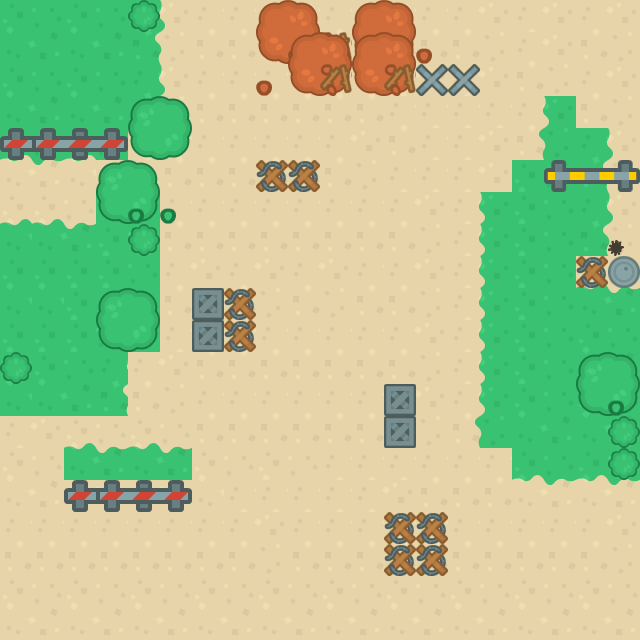

Below is a game level as drawn by its tile map, then a one-line description and the .tmx file that defines it, in full:
An orthogonal 20x20 tile map with 32x32 px tiles, 2 tile layers (ground, terrain) and 78 objects.

<map version="1.0" tiledversion="1.0.3" orientation="orthogonal" renderorder="right-up" width="20" height="20" tilewidth="32" tileheight="32" nextobjectid="133">
 <tileset firstgid="1" source="tanks.tsx" />
 <layer name="ground" width="20" height="20">
  <data encoding="csv">
0,0,0,0,0,0,0,0,0,0,0,0,0,0,0,0,0,0,0,0,
31,0,31,0,32,0,37,37,37,37,37,37,37,37,37,0,37,0,37,0,
0,0,0,0,0,0,0,0,0,0,0,0,0,0,0,0,37,0,0,0,
31,0,31,0,32,0,37,37,37,37,37,37,37,0,37,0,0,0,37,0,
0,0,0,0,0,0,0,0,0,0,0,0,37,37,37,37,35,0,0,0,
34,0,34,0,37,37,37,37,37,37,37,0,0,37,37,0,0,0,32,0,
0,0,0,33,0,0,0,0,0,0,0,0,37,37,37,0,31,0,0,0,
33,33,0,0,0,37,37,37,37,37,37,37,37,0,35,0,31,0,32,0,
0,0,0,31,0,0,0,0,0,0,0,0,0,0,35,0,31,0,0,0,
31,31,31,31,0,37,0,37,0,37,0,37,37,0,35,0,31,0,33,0,
0,0,31,31,0,0,0,0,0,0,0,0,0,0,35,0,31,0,0,0,
31,31,31,0,0,37,37,37,37,37,37,37,37,0,35,0,31,0,31,0,
31,31,0,32,37,0,0,0,0,0,0,0,0,0,35,0,31,0,0,0,
0,0,0,0,0,0,37,37,37,37,37,37,37,0,35,0,31,0,31,0,
37,0,33,0,33,0,0,0,0,0,0,0,0,0,0,0,0,0,0,0,
36,0,0,0,0,0,36,0,36,0,37,37,37,37,37,37,34,0,34,0,
0,0,37,0,37,0,0,37,37,37,37,37,0,0,0,0,0,0,0,0,
37,37,37,37,37,37,37,37,0,37,37,37,37,37,37,37,37,37,37,0,
0,0,0,0,0,0,0,0,0,0,0,0,0,0,0,0,0,0,0,0,
36,0,36,0,36,0,36,0,36,0,36,0,36,0,36,0,36,0,36,0
</data>
 </layer>
 <layer name="terrain" width="20" height="20">
  <data encoding="csv">
0,0,0,0,47,0,0,0,0,0,0,0,42,0,0,0,0,0,0,0,
0,0,0,0,0,0,0,0,41,42,44,41,0,42,0,0,0,0,0,0,
0,0,0,0,0,0,0,0,42,41,44,41,44,3,3,0,0,0,0,0,
0,0,0,0,0,0,0,0,0,0,0,0,0,0,0,0,0,0,0,0,
21,21,0,0,45,0,0,0,0,0,0,0,0,0,0,0,0,0,0,0,
0,0,0,0,46,0,0,0,4,4,0,0,0,0,0,0,0,22,0,0,
0,0,0,45,46,46,0,0,0,0,0,0,0,0,0,0,0,0,0,0,
0,0,0,0,47,0,0,0,0,0,0,0,0,0,0,0,0,0,0,23,
0,0,0,0,0,0,0,0,0,0,0,0,0,0,0,0,0,0,4,2,
0,0,0,0,46,0,10,4,0,0,0,0,0,0,0,0,0,0,0,0,
0,0,0,45,0,0,10,4,0,0,0,0,0,0,0,0,0,0,0,0,
47,0,0,0,0,0,0,0,0,0,0,0,0,0,0,0,0,0,0,46,
0,0,0,0,0,0,0,0,0,0,0,0,10,0,0,0,0,0,45,46,
0,0,0,0,0,0,0,0,0,0,0,0,10,0,0,0,0,0,0,47,
0,0,0,0,0,0,0,0,0,0,0,0,0,0,0,0,0,0,0,47,
0,0,21,21,0,0,0,0,0,0,0,0,0,0,0,0,0,0,0,0,
0,0,0,0,0,0,0,0,0,0,0,0,4,4,0,0,0,0,0,0,
0,0,0,0,0,0,0,0,0,0,0,0,4,4,0,0,0,0,0,0,
0,0,0,0,0,0,0,0,0,0,0,0,0,0,0,0,0,0,0,0,
0,0,0,0,0,0,0,0,0,0,0,0,0,0,0,0,0,0,0,0
</data>
 </layer>
 <objectgroup name="unbreakable_obstacles">
  <object id="3" x="416" y="64" width="32" height="32" />
  <object id="4" x="448" y="64" width="32" height="32" />
  <object id="6" x="0" y="128" width="32" height="32" />
  <object id="7" x="32" y="128" width="32" height="32" />
  <object id="8" x="64" y="128" width="32" height="32" />
  <object id="9" x="96" y="128" width="32" height="32" />
  <object id="10" x="192" y="288" width="32" height="32" />
  <object id="11" x="224" y="320" width="32" height="32" />
  <object id="12" x="224" y="288" width="32" height="32" />
  <object id="14" x="192" y="320" width="32" height="32" />
  <object id="16" x="384" y="384" width="32" height="32" />
  <object id="18" x="384" y="416" width="32" height="32" />
  <object id="19" x="288" y="160" width="32" height="32" />
  <object id="20" x="256" y="160" width="32" height="32" />
  <object id="23" x="64" y="480" width="32" height="32" />
  <object id="24" x="96" y="480" width="32" height="32" />
  <object id="25" x="128" y="480" width="32" height="32" />
  <object id="26" x="160" y="480" width="32" height="32" />
  <object id="27" x="384" y="512" width="32" height="32" />
  <object id="28" x="416" y="512" width="32" height="32" />
  <object id="29" x="384" y="544" width="32" height="32" />
  <object id="30" x="416" y="544" width="32" height="32" />
  <object id="39" x="576" y="256" width="32" height="32" />
  <object id="40" x="608" y="256" width="32" height="32" />
  <object id="41" x="544" y="160" width="32" height="32" />
  <object id="42" x="576" y="160" width="32" height="32" />
  <object id="43" x="608" y="160" width="32" height="32" />
 </objectgroup>
 <objectgroup name="breakable_obstacles">
  <object id="44" x="384" y="320" width="32" height="32" />
  <object id="47" x="384" y="352" width="32" height="32" />
  <object id="49" x="192" y="576" width="32" height="32" />
  <object id="50" x="224" y="576" width="32" height="32" />
  <object id="52" x="384" y="576" width="32" height="32" />
  <object id="53" x="416" y="576" width="32" height="32" />
  <object id="55" x="384" y="608" width="32" height="32" />
  <object id="56" x="416" y="608" width="32" height="32" />
  <object id="57" x="320" y="160" width="32" height="32" />
  <object id="58" x="352" y="160" width="32" height="32" />
  <object id="60" x="256" y="192" width="32" height="32" />
  <object id="61" x="288" y="192" width="32" height="32" />
  <object id="62" x="352" y="320" width="32" height="32" />
  <object id="63" x="352" y="352" width="32" height="32" />
  <object id="64" x="448" y="512" width="32" height="32" />
  <object id="65" x="480" y="512" width="32" height="32" />
  <object id="66" x="480" y="480" width="32" height="32" />
  <object id="67" x="480" y="448" width="32" height="32" />
  <object id="68" x="512" y="448" width="32" height="32" />
  <object id="69" x="512" y="480" width="32" height="32" />
  <object id="71" x="608" y="480" width="32" height="32" />
  <object id="72" x="608" y="512" width="32" height="32" />
  <object id="73" x="448" y="544" width="32" height="32" />
  <object id="80" x="512" y="160" width="32" height="32" />
  <object id="81" x="480" y="160" width="32" height="32" />
  <object id="82" x="512" y="192" width="32" height="32" />
  <object id="84" x="480" y="192" width="32" height="32" />
  <object id="86" x="512" y="128" width="32" height="32" />
  <object id="87" x="480" y="128" width="32" height="32" />
  <object id="88" x="160" y="0" width="32" height="32" />
  <object id="90" x="192" y="0" width="32" height="32" />
  <object id="91" x="224" y="0" width="32" height="32" />
  <object id="93" x="160" y="32" width="32" height="32" />
  <object id="94" x="192" y="32" width="32" height="32" />
  <object id="95" x="224" y="32" width="32" height="32" />
  <object id="103" x="64" y="192" width="32" height="32" />
  <object id="104" x="64" y="224" width="32" height="32" />
  <object id="105" x="64" y="256" width="32" height="32" />
  <object id="106" x="96" y="256" width="32" height="32" />
  <object id="107" x="192" y="416" width="32" height="32" />
  <object id="109" x="224" y="416" width="32" height="32" />
  <object id="110" x="192" y="448" width="32" height="32" />
  <object id="111" x="224" y="448" width="32" height="32" />
  <object id="112" x="160" y="416" width="32" height="32" />
  <object id="114" x="160" y="448" width="32" height="32" />
  <object id="117" x="224" y="608" width="32" height="32" />
  <object id="118" x="192" y="608" width="32" height="32" />
  <object id="119" x="0" y="448" width="32" height="32" />
  <object id="123" x="0" y="480" width="32" height="32" />
  <object id="129" x="384" y="288" width="32" height="32" />
  <object id="130" x="384" y="256" width="32" height="32" />
 </objectgroup>
</map>
